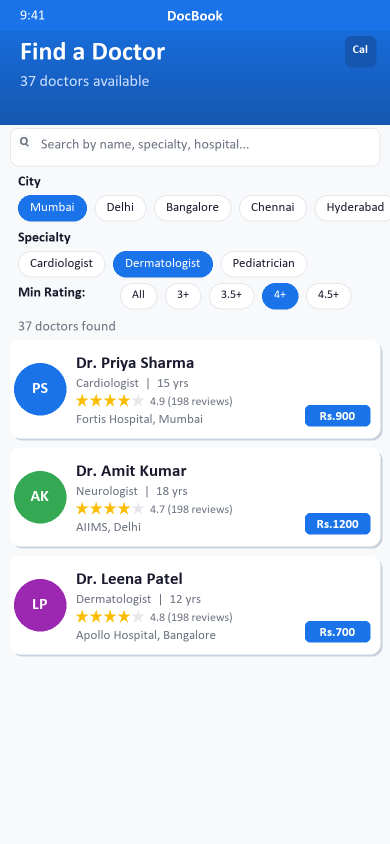
#> input picture assets/screenshots/home_screen.png, 780 x 1688 px (shown at 1/2 size)
$ python generate_full_demo.py
#> lines starting #> are read from the running program, lines starting #| are printed output that depends on the picture
# -*- coding: utf-8 -*-
"""
DocBook - Doctor Booking App
Generates ONE complete full-demo video (MP4 + MOV) covering every feature
in a single end-to-end walkthrough.
Run: python generate_full_demo.py
"""

import cv2
import numpy as np
import os

SCREENSHOTS = "assets/screenshots"
MP4_OUT = os.path.join("Video", "MP4", "DocBook_Full_Demo.mp4")
MOV_OUT = os.path.join("Video", "MOV", "DocBook_Full_Demo.mov")

FPS    = 30
VID_W  = 1920
VID_H  = 1080
PH_W   = 420   # phone screen width  (drawn at 2x = 840)
PH_H   = 910   # phone screen height (drawn at 2x = 1820, then scaled to fit)

# ── Colours (BGR) ─────────────────────────────────────────────────────────────
BG_TOP       = (28,  22,  14)
BG_BOT       = (10,   8,   5)
C_PRIMARY    = (232, 115,  26)
C_SEC        = ( 83, 168,  52)
C_PURPLE     = (159,  37,  95)
C_TEAL       = ( 94, 122,   0)
C_ORANGE     = (  0,  92, 230)
C_WHITE      = (255, 255, 255)
C_GRAY       = (170, 170, 190)
C_DARK_CARD  = ( 35,  30,  50)
C_ACCENT_LINE= (255, 200,  80)

SECTION_COLORS = {
    "home":     (232, 115,  26),
    "detail":   (176,  78,  16),
    "booking":  ( 94, 122,   0),
    "payment":  (159,  37,  95),
    "confirm":  ( 83, 168,  52),
    "bookings": (  0,  92, 230),
}

# ── Font helper ───────────────────────────────────────────────────────────────
FONT      = cv2.FONT_HERSHEY_SIMPLEX
FONT_BOLD = cv2.FONT_HERSHEY_DUPLEX

def txt(canvas, text, x, y, scale=1.0, color=C_WHITE,
        thick=2, anchor="left", bold=False):
    f = FONT_BOLD if bold else FONT
    (tw, th), _ = cv2.getTextSize(text, f, scale, thick)
    if anchor == "center":
        x -= tw // 2
    elif anchor == "right":
        x -= tw
    cv2.putText(canvas, text, (x, y), f, scale, color, thick, cv2.LINE_AA)
    return tw, th

def txt_shadow(canvas, text, x, y, scale, color, thick=2, anchor="left", bold=False):
    txt(canvas, text, x+2, y+2, scale, (0,0,0), thick, anchor, bold)
    txt(canvas, text, x,   y,   scale, color,   thick, anchor, bold)

# ── Base frame ────────────────────────────────────────────────────────────────
def make_base():
    f = np.zeros((VID_H, VID_W, 3), dtype=np.uint8)
    for y in range(VID_H):
        r = (y / VID_H)
        f[y] = [int(BG_TOP[i]*(1-r) + BG_BOT[i]*r) for i in range(3)]
    return f

BASE = make_base()

# ── Screenshot loader ─────────────────────────────────────────────────────────
_cache = {}
def load_ss(name):
    if name in _cache:
        return _cache[name]
    p = os.path.join(SCREENSHOTS, name)
    img = cv2.imread(p)
    if img is None:
        img = np.full((PH_H*2, PH_W*2, 3), 40, dtype=np.uint8)
        txt(img, name[:20], 20, PH_H, 0.6, C_WHITE)
    _cache[name] = img
    return img

# ── Phone frame renderer ──────────────────────────────────────────────────────
def draw_phone(canvas, ss_name, cx, cy, scale=1.0, alpha=1.0):
    img = load_ss(ss_name)
    src_h, src_w = img.shape[:2]

    # target screen dims
    sw = int(390 * 2 * scale)
    sh = int(min(src_h, src_w * src_h // src_w) * scale)
    sh = int(sw * src_h / src_w)

    resized = cv2.resize(img, (sw, sh))

    pad   = int(22 * scale)
    notch = int(32 * scale)
    bot   = int(28 * scale)
    rad   = int(52 * scale)

    bx1 = cx - sw//2 - pad
    by1 = cy - sh//2 - pad - notch
    bx2 = cx + sw//2 + pad
    by2 = cy + sh//2 + pad + bot

    # clamp to canvas
    if bx1 < 0 or by1 < 0 or bx2 > VID_W or by2 > VID_H:
        return

    # shadow
    shad = canvas.copy()
    cv2.rectangle(shad, (bx1+8, by1+14), (bx2+8, by2+14), (4,4,8), -1)
    cv2.addWeighted(shad, 0.55, canvas, 0.45, 0, canvas)

    # body
    cv2.rectangle(canvas, (bx1, by1), (bx2, by2), (42,36,58), -1)
    cv2.rectangle(canvas, (bx1, by1), (bx2, by2), (72,64,100), 3)

    # screen
    sx1 = cx - sw//2;  sy1 = cy - sh//2
    sx2 = cx + sw//2;  sy2 = cy + sh//2
    if alpha >= 1.0:
        canvas[sy1:sy2, sx1:sx2] = resized
    else:
        roi = canvas[sy1:sy2, sx1:sx2].astype(np.float32)
        blended = roi*(1-alpha) + resized.astype(np.float32)*alpha
        canvas[sy1:sy2, sx1:sx2] = blended.astype(np.uint8)

    # notch bar
    nw = int(110*scale)
    nx1 = cx - nw//2;  ny1 = by1 + pad - 4
    cv2.rectangle(canvas, (nx1, ny1), (nx1+nw, ny1+notch-4), (22,18,30), -1)

    # home indicator
    hy = by2 - bot + 8
    cv2.line(canvas, (cx-int(55*scale), hy), (cx+int(55*scale), hy),
             (90, 80, 120), max(1, int(6*scale)))

# ── Info card on right/left ───────────────────────────────────────────────────
def draw_info_card(canvas, header, bullets, x, y, width=560, accent=C_PRIMARY,
                   fade=1.0):
    if fade <= 0:
        return
    overlay = canvas.copy()
    bh = 52 + len(bullets)*50 + 24
    cv2.rectangle(overlay, (x-16, y-16), (x+width, y+bh), C_DARK_CARD, -1)
    cv2.rectangle(overlay, (x-16, y-16), (x+width, y+bh), accent, 2)
    # header strip
    cv2.rectangle(overlay, (x-16, y-16), (x+width, y+28), accent, -1)
    cv2.addWeighted(overlay, fade, canvas, 1-fade, 0, canvas)

    if fade > 0.05:
        txt(canvas, header, x, y+16, 0.75, C_WHITE, 2, bold=True)
        by = y + 60
        for b in bullets:
            cv2.circle(canvas, (x+8, by-10), 5, accent, -1)
            txt(canvas, b, x+22, by, 0.62, C_WHITE, 1)
            by += 48

# ── Progress bar ──────────────────────────────────────────────────────────────
SECTIONS = [
    ("Home Screen",     "home"),
    ("Doctor Detail",   "detail"),
    ("Book Appt",       "booking"),
    ("Payment",         "payment"),
    ("Confirmation",    "confirm"),
    ("My Bookings",     "bookings"),
]

def draw_progress(canvas, active_idx, sub_progress=0.0):
    n   = len(SECTIONS)
    bw  = 130
    gap = 12
    total_w = n*bw + (n-1)*gap
    sx  = (VID_W - total_w)//2
    y   = VID_H - 44

    for i, (label, key) in enumerate(SECTIONS):
        color = SECTION_COLORS[key]
        x1 = sx + i*(bw+gap)
        x2 = x1 + bw
        mid = (x1+x2)//2

        if i < active_idx:
            cv2.rectangle(canvas, (x1, y), (x2, y+20), color, -1)
        elif i == active_idx:
            done_w = int(bw * sub_progress)
            cv2.rectangle(canvas, (x1, y), (x1+done_w, y+20), color, -1)
            cv2.rectangle(canvas, (x1+done_w, y), (x2, y+20), (55,50,70), -1)
        else:
            cv2.rectangle(canvas, (x1, y), (x2, y+20), (40,36,54), -1)

        lc = C_WHITE if i <= active_idx else C_GRAY
        txt(canvas, label, mid, y-6, 0.48, lc, 1, anchor="center")

# ── Easing ────────────────────────────────────────────────────────────────────
def ease_out(t):
    return 1 - (1-t)**3

def ease_in_out(t):
    return t*t*(3 - 2*t)

# ── Transition helpers ────────────────────────────────────────────────────────
def frames_fade_in(frame, n=18):
    black = np.zeros_like(frame)
    for i in range(n):
        yield cv2.addWeighted(black, 1-i/n, frame, i/n, 0)

# [4 lines left out: function frames_fade_out, not called in this run]

def frames_crossfade(a, b, n=22):
    for i in range(n):
        t = ease_in_out(i/(n-1))
        yield cv2.addWeighted(a, 1-t, b, t, 0)

def frames_hold(frame, secs):
    for _ in range(int(secs*FPS)):
        yield frame

# ── Build a section ───────────────────────────────────────────────────────────
def section_frames(ss_name, section_idx, total_sections,
                   section_title, section_subtitle,
                   header, bullets,
                   hold_secs=3.5, phone_scale=1.0,
                   accent=C_PRIMARY, phone_side="right"):
    """Yield all frames for one screen section."""
    frames_total = int((hold_secs + 1.5) * FPS)
    sub_steps    = frames_total

    phone_x = int(VID_W * 0.30) if phone_side == "left" else int(VID_W * 0.68)
    info_x  = int(VID_W * 0.53) if phone_side == "left" else int(VID_W * 0.04)
    info_y  = int(VID_H * 0.18)
    phone_y = VID_H // 2

    SLIDE_IN  = 28
    FADE_INFO = 20
    HOLD_F    = int(hold_secs * FPS)

    # ── slide in phone
    start_x = VID_W + 500 if phone_side == "right" else -500
    for i in range(SLIDE_IN):
        t  = ease_out(i / (SLIDE_IN-1))
        cx = int(start_x + (phone_x - start_x)*t)
        f  = BASE.copy()
        draw_phone(f, ss_name, cx, phone_y, scale=phone_scale)
        draw_progress(f, section_idx, i/SLIDE_IN * 0.3)
        yield f

    # ── fade in info card
    phone_frame = BASE.copy()
    draw_phone(phone_frame, ss_name, phone_x, phone_y, scale=phone_scale)

    for i in range(FADE_INFO):
        fade = ease_in_out(i / (FADE_INFO-1))
        f = phone_frame.copy()
        draw_info_card(f, header, bullets, info_x, info_y,
                       accent=accent, fade=fade)
        # section label top-left
        txt_shadow(f, section_title, 60, 72, 1.4, C_WHITE, 2, bold=True)
        txt(f, section_subtitle, 60, 108, 0.70, C_GRAY, 1)
        draw_progress(f, section_idx, 0.3 + (i/FADE_INFO)*0.4)
        yield f

    # ── hold
    full_frame = phone_frame.copy()
    draw_info_card(full_frame, header, bullets, info_x, info_y,
                   accent=accent, fade=1.0)
    txt_shadow(full_frame, section_title, 60, 72, 1.4, C_WHITE, 2, bold=True)
    txt(full_frame, section_subtitle, 60, 108, 0.70, C_GRAY, 1)

    for i in range(HOLD_F):
        f = full_frame.copy()
        draw_progress(f, section_idx, 0.7 + (i/HOLD_F)*0.3)
        yield f


# ── Intro title card ──────────────────────────────────────────────────────────
def intro_frames():
    TOTAL = int(3.5 * FPS)
    for i in range(TOTAL):
        t = i / (TOTAL-1)
        f = BASE.copy()

        # pulsing accent bar
        bar_h = int(6 + 4*np.sin(t*np.pi*2))
        cv2.rectangle(f, (0, VID_H//2 - 120 - bar_h),
                      (VID_W, VID_H//2 - 120), C_PRIMARY, -1)

        # App name
        txt_shadow(f, "DocBook", VID_W//2, VID_H//2 - 60,
                   3.5, C_WHITE, 4, anchor="center", bold=True)

        # Tagline
        txt(f, "Doctor Booking & Appointment App",
            VID_W//2, VID_H//2 + 10, 1.1, C_GRAY, 1, anchor="center")

        # Sub-tagline
        txt(f, "Find Doctors  |  Book Appointments  |  Pay Securely  |  Manage Bookings",
            VID_W//2, VID_H//2 + 60, 0.70, C_ACCENT_LINE, 1, anchor="center")

        # Bottom bar
        cv2.rectangle(f, (0, VID_H-55), (VID_W, VID_H), C_PRIMARY, -1)
        txt(f, "github.com/ratnapriyaaccenture/doctor_booking_app",
            VID_W//2, VID_H-18, 0.72, C_WHITE, 1, anchor="center")

        # Feature count chips
        chips = ["37 Doctors","8 Cities","4 Payment Methods","6 Screens"]
        chip_y = VID_H//2 + 120
        chip_x = VID_W//2 - 520
        for chip in chips:
            (tw,_),_ = cv2.getTextSize(chip, FONT, 0.65, 1)
            cv2.rectangle(f, (chip_x-14, chip_y-28),
                          (chip_x+tw+14, chip_y+10), C_DARK_CARD, -1)
            cv2.rectangle(f, (chip_x-14, chip_y-28),
                          (chip_x+tw+14, chip_y+10), C_PRIMARY, 2)
            txt(f, chip, chip_x, chip_y, 0.65, C_WHITE, 1)
            chip_x += tw + 48

        alpha = min(1.0, t*4) * min(1.0, (1-t)*4)
        cv2.addWeighted(f, alpha, BASE, 1-alpha, 0, f)
        yield f


# ── Section title card ────────────────────────────────────────────────────────
def section_title_frames(num, title, subtitle, accent):
    TOTAL = int(1.8 * FPS)
    for i in range(TOTAL):
        t = ease_in_out(i/(TOTAL-1))
        f = BASE.copy()
        cv2.rectangle(f, (0,0), (8, VID_H), accent, -1)
        cv2.rectangle(f, (0, VID_H-55), (VID_W, VID_H), accent, -1)
        txt(f, f"DocBook", VID_W-220, 52, 1.0, C_WHITE, 1, bold=True)
        txt_shadow(f, f"{num}. {title}", VID_W//2, VID_H//2-30,
                   2.0, C_WHITE, 3, anchor="center", bold=True)
        txt(f, subtitle, VID_W//2, VID_H//2+40,
            0.85, C_GRAY, 1, anchor="center")
        cv2.addWeighted(f, t, BASE, 1-t, 0, f)
        yield f


# ── Outro card ────────────────────────────────────────────────────────────────
# [24 lines left out: function outro_frames, not called in this run]


# ══════════════════════════════════════════════════════════════════════════════
# MAIN — stitch everything together
# ══════════════════════════════════════════════════════════════════════════════

SECTIONS_DATA = [
    # (idx, num, title, subtitle, accent, screens)
    # each screen: (ss_name, header, bullets, hold_secs, phone_side)
    (0, "01", "Home Screen", "Doctor Discovery & Search", C_PRIMARY, [
        ("home_screen.png", "Doctor Discovery", [
            "37 doctors across 8 Indian cities",
            "Search by name, specialty or hospital",
            "Filter by City — 8 cities available",
            "Filter by Specialty — 8 specialties",
            "Filter by Star Rating (All / 3+ / 4+ / 4.5+)",
            "Live result count updates instantly",
            "Tap any card to view full profile",
        ], 4.0, "right"),
        ("home_filtered.png", "Filtered Results", [
            "Mumbai + Cardiologist + 4.5+ applied",
            "5 matching doctors shown",
            "Clear All resets all active filters",
            "Doctor cards show fee, rating & hospital",
        ], 3.0, "left"),
    ]),

    (1, "02", "Doctor Detail", "Full Profile — Qualifications, Slots & Booking CTA", (176,78,16), [
        ("doctor_detail.png", "Doctor Profile", [
            "Gradient header with colour-coded avatar",
            "Name, specialty & qualifications (MBBS, MD, DM)",
            "Star rating (4.4–4.9) + patient review count",
            "Stats: Experience / Patients / Consult Fee",
            "Detailed About bio & expertise",
            "Interactive available days chips",
            "Time slot grid (4–6 slots per day)",
            "In-Person / Video Call / Phone Call types",
            "Book Appointment CTA button",
        ], 5.0, "right"),
    ]),

    (2, "03", "Appointment Booking", "Choose Type, Date & Time — Proceed to Payment", C_TEAL, [
        ("booking_screen.png", "Booking Screen", [
            "Doctor summary bar for quick reference",
            "In-Person = 100%  |  Video = 80%  |  Phone = 60%",
            "Dynamic fee updates on type selection",
            "Horizontal date picker — next 14 available dates",
            "Time slot grid appears after date is chosen",
            "Fee breakdown: Consult + 18% GST = Total",
            "Proceed button enabled only when date & time set",
        ], 5.0, "left"),
    ]),

    (3, "04", "Payment Screen", "UPI | Card | Wallet | Net Banking", C_PURPLE, [
        ("payment_upi.png", "UPI Payment", [
            "Order summary gradient card at top",
            "Custom-painted QR code (docbook@ybl)",
            "Manual UPI ID entry field",
            "Accepted: Google Pay / PhonePe / Paytm / BHIM",
        ], 3.0, "right"),
        ("payment_card.png", "Card Payment", [
            "2 pre-saved cards (Visa / Mastercard)",
            "Live gradient card preview updates as you type",
            "Card number / Holder name / Expiry / CVV",
        ], 3.0, "left"),
        ("payment_wallet.png", "Wallet Payment", [
            "Paytm  |  PhonePe  |  Google Pay  |  Amazon Pay",
            "Colour-coded brand tiles in 2x2 grid",
            "Tap to select — animated border highlight",
        ], 2.5, "right"),
        ("payment_netbanking.png", "Net Banking", [
            "SBI  |  HDFC  |  ICICI  |  Axis  |  Kotak  |  BoB",
            "Colour-coded bank logo tiles",
            "Pay button: 2-sec processing animation",
        ], 2.5, "left"),
    ]),

    (4, "05", "Booking Confirmation", "Success Animation, Summary & Navigation", C_SEC, [
        ("confirmation_screen.png", "Confirmed!", [
            "Animated scale + fade-in success checkmark",
            "Unique 8-character alphanumeric Booking ID",
            "Doctor name, specialty & hospital",
            "Appointment date & time slot",
            "Consultation type (In-Person / Video / Phone)",
            "Amount paid including 18% GST",
            "Transaction ID from payment gateway",
            "Back to Home  |  View My Bookings buttons",
        ], 5.0, "right"),
    ]),

    (5, "06", "My Bookings", "View & Manage All Appointments", C_ORANGE, [
        ("my_bookings.png", "Bookings Dashboard", [
            "All appointments in reverse-chronological order",
            "Booking ID + colour-coded status badge per card",
            "Confirmed (green) / Pending (yellow)",
            "Cancelled (red) / Completed (gray)",
            "Doctor info, date, time, type & fee shown",
        ], 3.5, "left"),
        ("my_bookings_empty.png", "Empty State", [
            "Shown when no bookings exist",
            "Friendly illustration with clear message",
            "Browse Doctors shortcut button",
        ], 2.5, "right"),
    ]),
]


def generate():
    fourcc = cv2.VideoWriter_fourcc(*"mp4v")
    writers = [
        cv2.VideoWriter(MP4_OUT, fourcc, FPS, (VID_W, VID_H)),
        cv2.VideoWriter(MOV_OUT, fourcc, FPS, (VID_W, VID_H)),
    ]

    def emit(frame):
        for w in writers:
            w.write(frame)

    def emit_all(gen):
        for f in gen:
            emit(f)

    print("  [Intro] Title card ...")
    emit_all(frames_fade_in(next(iter(intro_frames())), n=20))
    emit_all(intro_frames())
    last_intro = BASE.copy()

    prev = BASE.copy()

    for sec_idx, num, title, subtitle, accent, screens in SECTIONS_DATA:
        print(f"  [Section {num}] {title} ...")

        # section title card
        emit_all(frames_crossfade(prev, BASE, n=18))
        emit_all(section_title_frames(num, title, subtitle, accent))

        # each screen in this section
        for ss_name, header, bullets, hold_s, phone_side in screens:
            screen_gen = section_frames(
                ss_name, sec_idx, len(SECTIONS_DATA),
                f"{num}. {title}", subtitle,
                header, bullets,
                hold_secs=hold_s,
                phone_scale=0.82,
                accent=accent,
                phone_side=phone_side,
            )
            frames_list = list(screen_gen)
#> in load_ss, img is the input picture: shape (1688, 780, 3); mean B, G, R 239.6, 220.3, 205.8
#> in draw_phone, `resized = cv2.resize(img, (sw, sh))`:
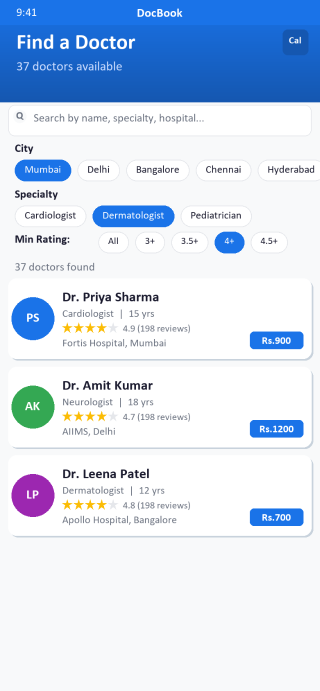
#> resized: shape (1382, 639, 3) (shown at 1/2 size); mean B, G, R 239.6, 220.3, 205.8
#> after the loop in draw_progress, `for i, (label, key) in enumerate(SECTIONS):`:
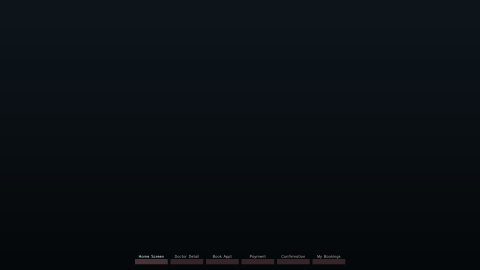
#> canvas: shape (1080, 1920, 3) (shown at 1/4 size); mean of channels 0, 1, 2 18.9, 14.9, 9.6; drawn as B, G, R
#> call 2 of draw_info_card, with header = 'Doctor Discovery', x = 76, y = 194, width = 560, accent = (232, 115, 26), fade = 0.00802
#> in draw_info_card (call 2), `cv2.rectangle(overlay, (x-16, y-16), (x+width, y+bh), C_DARK_CARD, -1)`:
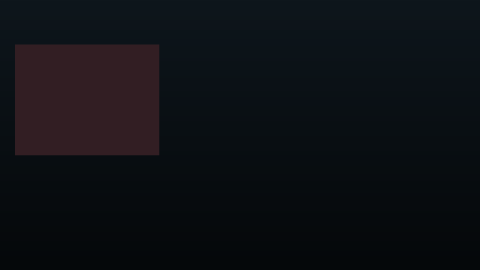
#> overlay: shape (1080, 1920, 3) (shown at 1/4 size); mean of channels 0, 1, 2 20.3, 16.2, 13.9; drawn as B, G, R
#> in draw_info_card (call 2), `cv2.rectangle(overlay, (x-16, y-16), (x+width, y+28), accent, -1)`:
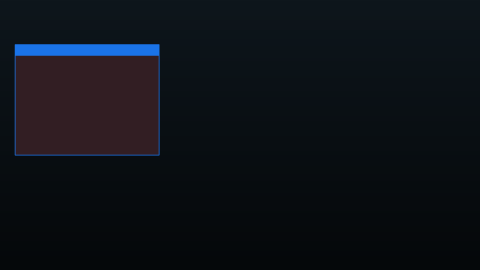
#> overlay: shape (1080, 1920, 3) (shown at 1/4 size); mean of channels 0, 1, 2 23.2, 17.5, 13.6; drawn as B, G, R
#> after the loop in draw_progress (call 30), `for i, (label, key) in enumerate(SECTIONS):`:
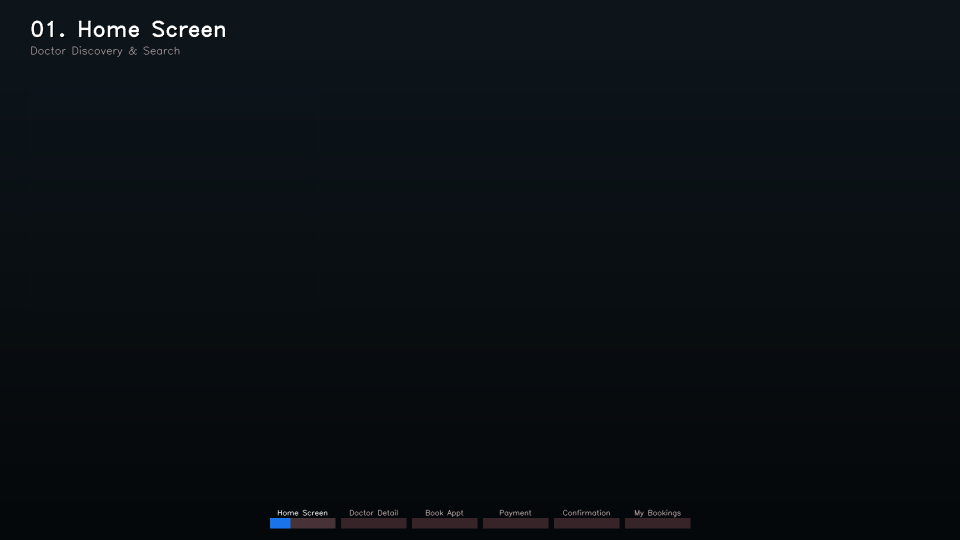
#> canvas: shape (1080, 1920, 3) (shown at 1/2 size); mean of channels 0, 1, 2 19.5, 15.4, 10; drawn as B, G, R
#> the loop in draw_progress (call 31), `for i, (label, key) in enumerate(SECTIONS):` made 6 passes
#> (tw in txt, x in txt) on passes 1 to 6: (102, 554), (99, 698), (78, 850), (66, 998), (97, 1125), (95, 1268)
#> after the loop in draw_progress (call 31), `for i, (label, key) in enumerate(SECTIONS):`:
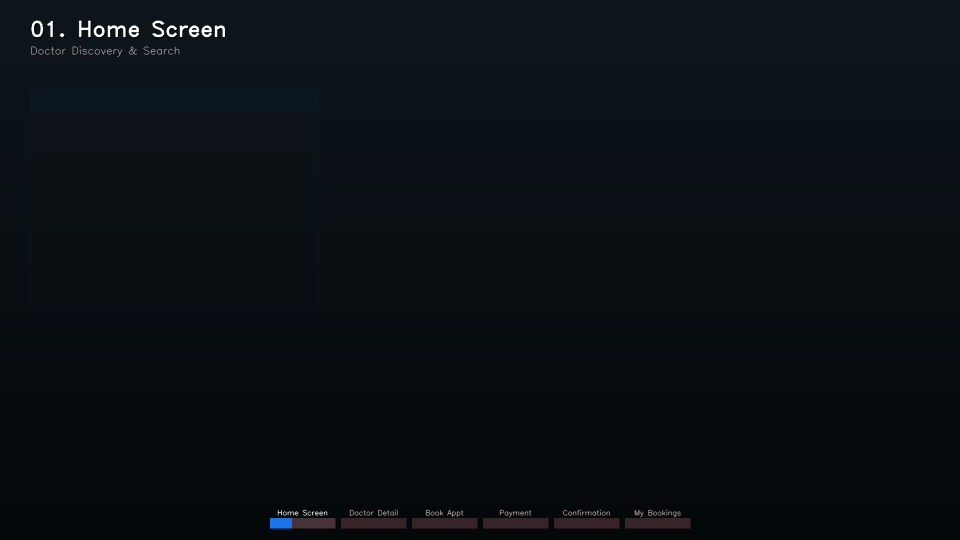
#> canvas: shape (1080, 1920, 3) (shown at 1/2 size); mean of channels 0, 1, 2 19.5, 15.4, 10.1; drawn as B, G, R
#> (the rest of the program and of its run is left out)
